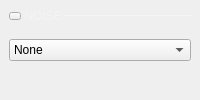
                <widget class="QWidget" name="wNoiseContainer" native="true">
                 <layout class="QVBoxLayout" name="verticalLayout_14">
                  <property name="spacing">
                   <number>6</number>
                  </property>
                  <property name="leftMargin">
                   <number>9</number>
                  </property>
                  <property name="topMargin">
                   <number>9</number>
                  </property>
                  <property name="rightMargin">
                   <number>9</number>
                  </property>
                  <property name="bottomMargin">
                   <number>9</number>
                  </property>
                  <item>
                   <layout class="QHBoxLayout" name="horizontalLayout_8">
                    <property name="spacing">
                     <number>0</number>
                    </property>
                    <property name="topMargin">
                     <number>0</number>
                    </property>
                    <item>
                     <widget class="QPushButton" name="btnNoiseCollapse">
                      <property name="styleSheet">
                       <string notr="true">QPushButton {
  max-height: 6px;
  max-width: 10px;
  border-image: url(:/icons/sba_cmb_box_arrow.svg);
}

QPushButton:checked
{
  max-height: 10px;
  max-width:  6px;
border-image: url(:/icons/sba_cmb_box_arrow_right.svg);
}
</string>
                      </property>
                      <property name="text">
                       <string/>
                      </property>
                      <property name="checkable">
                       <bool>true</bool>
                      </property>
                      <property name="checked">
                       <bool>false</bool>
                      </property>
                     </widget>
                    </item>
                    <item>
                     <widget class="QLabel" name="lblNoise">
                      <property name="sizePolicy">
                       <sizepolicy hsizetype="Preferred" vsizetype="Preferred">
                        <horstretch>0</horstretch>
                        <verstretch>0</verstretch>
                       </sizepolicy>
                      </property>
                      <property name="styleSheet">
                       <string notr="true">  QLabel {
        font-size: 12px;
        color: rgba(255, 255, 255, 70);
    }</string>
                      </property>
                      <property name="text">
                       <string> NOISE </string>
                      </property>
                     </widget>
                    </item>
                    <item>
                     <widget class="Line" name="line">
                      <property name="sizePolicy">
                       <sizepolicy hsizetype="Expanding" vsizetype="Fixed">
                        <horstretch>0</horstretch>
                        <verstretch>0</verstretch>
                       </sizepolicy>
                      </property>
                      <property name="minimumSize">
                       <size>
                        <width>0</width>
                        <height>1</height>
                       </size>
                      </property>
                      <property name="maximumSize">
                       <size>
                        <width>16777215</width>
                        <height>1</height>
                       </size>
                      </property>
                      <property name="styleSheet">
                       <string notr="true">border: 1px solid rgba(255, 255, 255, 70);</string>
                      </property>
                      <property name="orientation">
                       <enum>Qt::Horizontal</enum>
                      </property>
                     </widget>
                    </item>
                   </layout>
                  </item>
                  <item>
                   <widget class="QWidget" name="wNoise" native="true">
                    <layout class="QVBoxLayout" name="verticalLayout_9">
                     <property name="spacing">
                      <number>6</number>
                     </property>
                     <property name="leftMargin">
                      <number>0</number>
                     </property>
                     <property name="topMargin">
                      <number>0</number>
                     </property>
                     <property name="rightMargin">
                      <number>0</number>
                     </property>
                     <property name="bottomMargin">
                      <number>0</number>
                     </property>
                     <item>
                      <widget class="QComboBox" name="cbNoiseType">
                       <item>
                        <property name="text">
                         <string>None</string>
                        </property>
                       </item>
                       <item>
                        <property name="text">
                         <string>Uniform</string>
                        </property>
                       </item>
                       <item>
                        <property name="text">
                         <string>Gaussian</string>
                        </property>
                       </item>
                       <item>
                        <property name="text">
                         <string>Laplacian</string>
                        </property>
                       </item>
                       <item>
                        <property name="text">
                         <string>Impulse</string>
                        </property>
                       </item>
                      </widget>
                     </item>
                     <item>
                      <layout class="QHBoxLayout" name="horizontalLayout_5">
                       <property name="topMargin">
                        <number>0</number>
                       </property>
                       <item>
                        <spacer name="horizontalSpacer">
                         <property name="orientation">
                          <enum>Qt::Horizontal</enum>
                         </property>
                         <property name="sizeHint" stdset="0">
                          <size>
                           <width>40</width>
                           <height>20</height>
                          </size>
                         </property>
                        </spacer>
                       </item>
                      </layout>
                     </item>
                    </layout>
                   </widget>
                  </item>
                 </layout>
                </widget>
